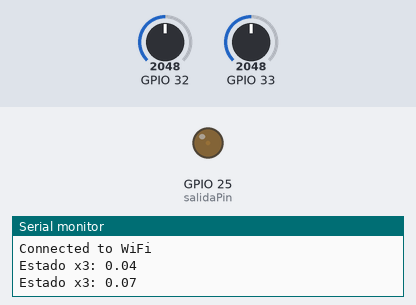
A sketch run on a simulated ESP32. On the bench: output pins drawn as LEDs (lit = HIGH), the last lines printed to the serial monitor. Inputs (shaded band) come from the test bench; at power-on: GPIO 32 = 2048, GPIO 33 = 2048. WiFi joins after 1.5 s; servers stay silent unless stated.

Above: at 3.2 s.
3.3 s: GPIO 32 set to 2866
7.3 s: GPIO 33 set to 2866
11.3 s: GPIO 32 set to 3603
15.3 s: GPIO 33 set to 3603
At 20.8 s:
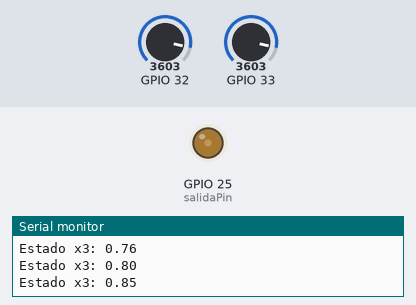
At 43.8 s:
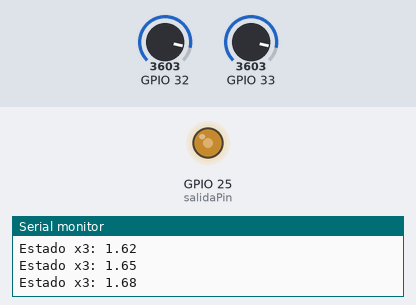
Timing chart, 0 to 45.5 s (numbered marks = the images above; inputs shaded):
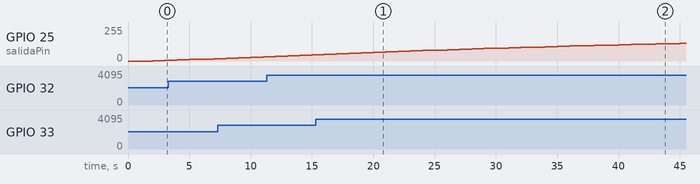

The sketch:

tank_3.ino
```cpp
#include <WiFi.h>
#include <WiFiUdp.h>

// Configuración WiFi
const char* ssid = "your_SSID";
const char* password = "your_PASSWORD";
WiFiUDP Udp;
unsigned int localPort = 8888;
const char* controlCenterIP = "192.168.1.100"; // IP del centro de control
const unsigned int controlCenterPort = 8889;

// Pines de entrada y salida
const int entrada1Pin = 34; // GPIO34 (ADC1)
const int entrada2Pin = 35; // GPIO35 (ADC1)
const int salidaPin = 25;   // GPIO25 (DAC1)

// Variables de estado
float x1 = 0; // Estado del tanque 1 recibido
float x2 = 0; // Estado del tanque 2 recibido
float x3 = 0; // Estado del tanque 3
float u1 = 0;
float u2 = 0;

// Acciones de control previas
float ai1_k1 = 0;
float ai2_k1 = 0;

// Puntos de consigna
float q1 = 0.4;
float q2 = 0.2;

// Matrices del sistema
const float a31 = 0.0112, a32 = 0.0111, a33 = 0.9776;
const float b31 = 0.365 , b32 = 0.3637;

// Matrices del controlador
float K1[2][3] = {
  {0.0216, 0.0030, -0.0050},
  {0.0029, 0.0190, -0.0040}
};

float K2[2][2] = {
  {-0.9500e-03, -0.3200e-03},
  {-0.3000e-03, -0.9100e-03}
};

// Variables UDP
char incomingPacket[255];  // buffer for incoming packets


void controlador(float* u, float* ai1, float* ai2, float x1, float x2, float x3, float q1, float q2, float ai1_k1, float ai2_k1) {
  float q_max = 0.0015;
  float q_min = 0;

  // Vector de estado
  float x[3] = {x1, x2, x3};

  // Calculo el error
  float e1 = q1 - x[0];
  float e2 = q2 - x[1];

  // Calculo la accion de control u1 y u2
  *ai1 = e1 + ai1_k1;
  *ai2 = e2 + ai2_k1;
  float ui1 = K2[0][0] * (*ai1) + K2[0][1] * (*ai2);
  float ui2 = K2[1][0] * (*ai1) + K2[1][1] * (*ai2);
  ui1 = -ui1; // accion integral
  ui2 = -ui2; // accion integral

  float up1 = K1[0][0] * x[0] + K1[0][1] * x[1] + K1[0][2] * x[2];
  float up2 = K1[1][0] * x[0] + K1[1][1] * x[1] + K1[1][2] * x[2];
  up1 = -up1; // accion propocional
  up2 = -up2; // accion propocional

  float u1 = ui1 + up1; // accion de control
  float u2 = ui2 + up2; // accion de control

  // Saturacion para evitar daños en los actuadores
  if (u1 > q_max) {
    u1 = q_max;
  }

  if (u2 > q_max) {
    u2 = q_max;
  }

  if (u1 < q_min) {
    u1 = q_min;
  }

  if (u2 < q_min) {
    u2 = q_min;
  }

  u[0] = u1;
  u[1] = u2;
}


void setup(){
  Serial.begin(115200);
  WiFi.begin(ssid, password);
  while (WiFi.status() != WL_CONNECTED) {
    delay(1000);
    Serial.println("Connecting to WiFi...");
  }
  Serial.println("Connected to WiFi");

  Udp.begin(localPort);
}

void loop() {
  // Leer entradas-----algoritmo de control

  //u1 = analogRead(entrada1Pin) * 3.3 / 4095.0;
  //u2 = analogRead(entrada2Pin) * 3.3 / 4095.0;

  // Leer estados de los otros ESP32
  x1 = analogRead(32) * 3.3 / 4095.0; // GPIO32 (ADC1)
  x2 = analogRead(33) * 3.3 / 4095.0; // GPIO33 (ADC1)

  // Actualizar estado x3
  x3 = a31 * x1 + a32 * x2 + a33 * x3 + b31 * u1 + b32 * u2;

  // Calcular la acción de control
  float u[2];
  float ai1, ai2;
  controlador(u, &ai1, &ai2, x1, x2, x3, q1, q2, ai1_k1, ai2_k1);
  u1 = u[0];
  u2 = u[1];

  // Actualizar las acciones de control previas
  ai1_k1 = ai1;
  ai2_k1 = ai2;

  /*
  // Recibir estados de los otros ESP32
  int packetSize = Udp.parsePacket();
  if (packetSize) {
    int len = Udp.read(incomingPacket, 255);
    if (len > 0) {
      incomingPacket[len] = 0;
    }
    sscanf(incomingPacket, "x1:%f x2:%f", &x1, &x2);
  }

  // Actualizar estado x3
  x3 = a31 * x1 + a32 * x2 + a33 * x3 + b31 * u1 + b32 * u2;
  */

  Serial.print("Estado x3: ");
  Serial.println(x3);

  // Enviar el estado x3 a través del DAC
  dacWrite(salidaPin, x3 * 255 / 3.3); // Convertir x3 a un valor de 0-255 para el DAC

  // Enviar el estado y acciones de control al centro de control
  char buffer[100];
  int buffer_length = sprintf(buffer, "x3:%f,u1:%f,u2:%f", x3, u1, u2);
  Udp.beginPacket(controlCenterIP, controlCenterPort);
  Udp.write((uint8_t*)buffer, buffer_length);
  Udp.endPacket();

  delay(1000);
}
```
